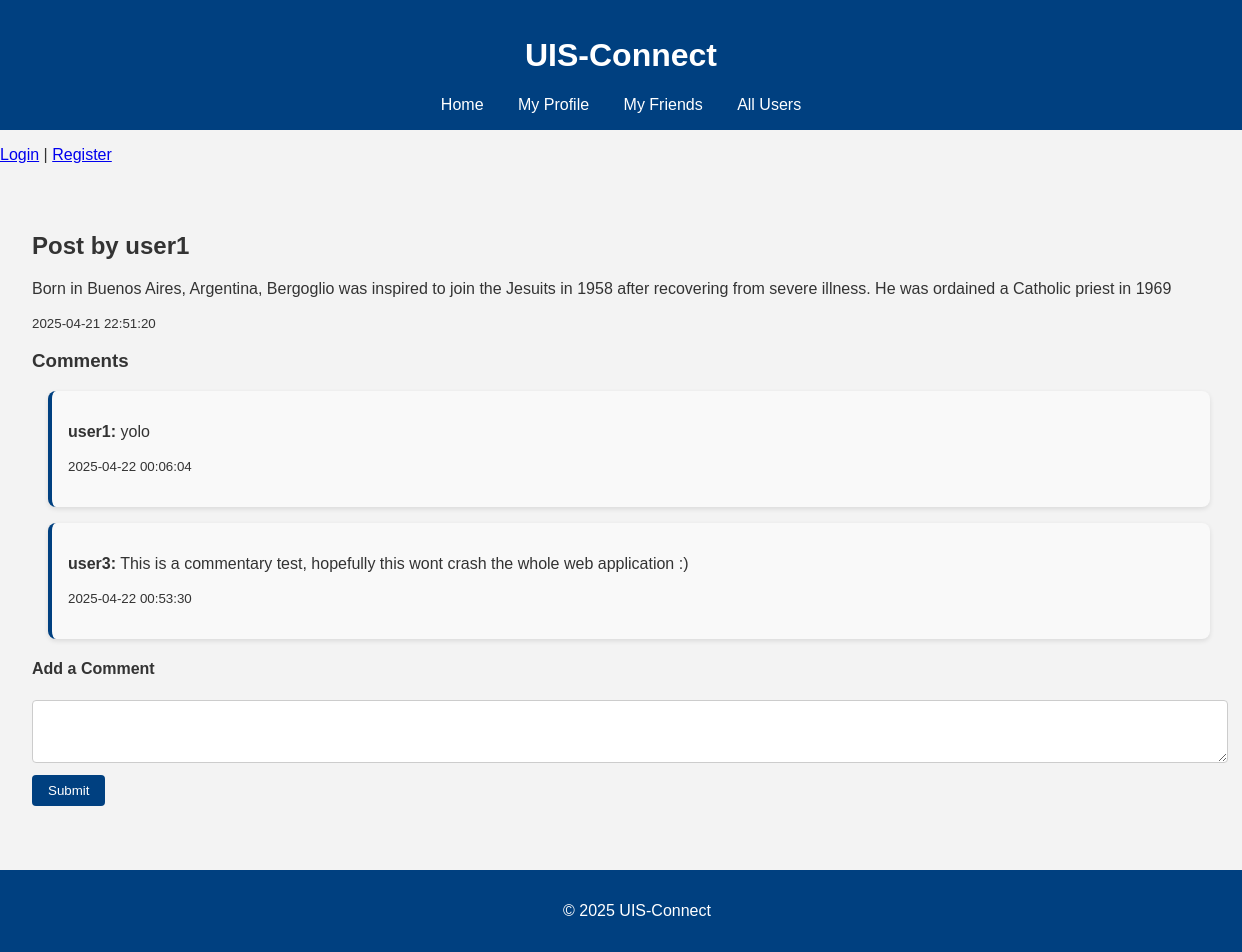
Page /post/13 on the committed database.
### tables this page shows
CREATE TABLE users (
    id INTEGER PRIMARY KEY AUTOINCREMENT,
    username TEXT NOT NULL,
    major TEXT,
    interests TEXT
, study_level TEXT CHECK (study_level IN ('Bachelor', 'Master', 'PhD')), campus TEXT CHECK (campus IN ('Ullandhaug', 'Bjergsted', 'Arkeologisk museum')), student_number TEXT);

CREATE TABLE posts (
    id INTEGER PRIMARY KEY AUTOINCREMENT,
    user_id INTEGER,
    content TEXT,
    timestamp TEXT,
    FOREIGN KEY(user_id) REFERENCES users(id)
);

CREATE TABLE comments (
    id INTEGER PRIMARY KEY AUTOINCREMENT,
    post_id INTEGER,
    user_id INTEGER,
    content TEXT,
    timestamp TEXT,
    FOREIGN KEY(post_id) REFERENCES posts(id),
    FOREIGN KEY(user_id) REFERENCES users(id)
);

### app.py (the view, shortened to what this page needs)
@app.route('/post/<int:post_id>', methods=['GET', 'POST'])
def post(post_id):
    post, comments = get_post_with_comments(post_id)
    return render_template('post.html', post=post, comments=comments)

### db_utils.py (called while the page is built)
def get_db_connection():
    conn = sqlite3.connect(DATABASE)
    conn.row_factory = sqlite3.Row
    return conn

def get_post_with_comments(post_id):
    conn = get_db_connection()
    post = conn.execute("""
        SELECT posts.id, posts.content, posts.timestamp, users.username
        FROM posts
        JOIN users ON posts.user_id = users.id
        WHERE posts.id = ?
    """, (post_id,)).fetchone()
    comments = conn.execute("""
        SELECT comments.content, comments.timestamp, users.username
        FROM comments
        JOIN users ON comments.user_id = users.id
        WHERE comments.post_id = ?
        ORDER BY comments.timestamp ASC
    """, (post_id,)).fetchall()
    conn.close()
    return post, comments

### templates/post.html
{% extends "base.html" %}
{% block content %}
    <h2>Post by {{ post.username }}</h2>
    <p>{{ post.content }}</p>
    <p><small>{{ post.timestamp }}</small></p>
    <h3>Comments</h3>
    {% for comment in comments %}
        <div class="comment">
            <p><strong>{{ comment.username }}:</strong> {{ comment.content }}</p>
            <p><small>{{ comment.timestamp }}</small></p>
        </div>
    {% else %}
        <p>No comments yet.</p>
    {% endfor %}
    <h4>Add a Comment</h4>
    <form method="post">
        <textarea name="content" rows="3" required></textarea><br>
        <button type="submit">Submit</button>
    </form>
{% endblock %}

### static/style.css (style rules this page uses)
body { font-family: Arial, sans-serif; margin: 0; padding: 0; background-color: #f3f3f3; color: #333; }
.post, .comment { background-color: white; border-radius: 8px; padding: 1rem; margin-bottom: 1rem; box-shadow: 0 2px 5px rgba(0,0,0,0.1); }
.comment { background-color: #f9f9f9; margin-left: 1rem; border-left: 4px solid #004080; }
form { margin-top: 1rem; }
textarea { width: 100%; padding: 0.5rem; border-radius: 4px; border: 1px solid #ccc; resize: vertical; }
button { margin-top: 0.5rem; background-color: #004080; color: white; border: none; padding: 0.5rem 1rem; border-radius: 4px; cursor: pointer; }

### rows in the picture
users: username "user1"
posts: content "Born in Buenos Aires, Argentina, Bergoglio was inspired to join the Jesuits in 1958 after recovering from severe illness. He was ordained a Catholic priest in 1969", timestamp "2025-04-21 22:51:20"
comments: username "user1", content "yolo", timestamp "2025-04-22 00:06:04"
comments: username "user3", content "This is a commentary test, hopefully this wont crash the whole web application :)", timestamp "2025-04-22 00:53:30"
